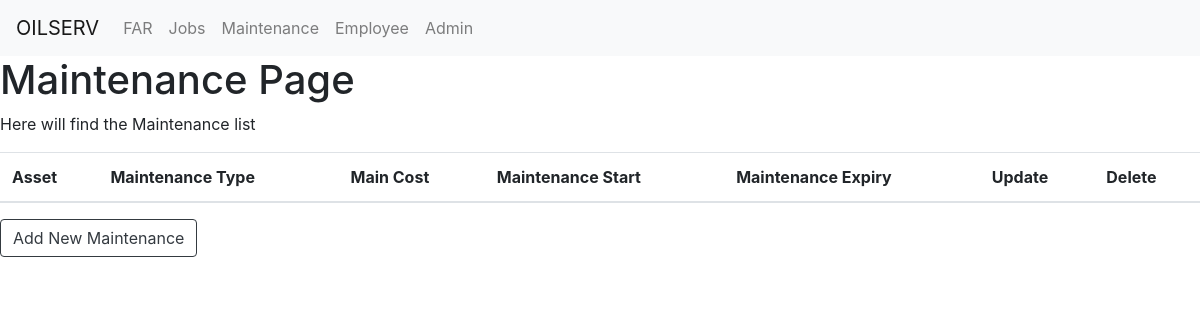
Before: /Maintenance/ with the older database file.
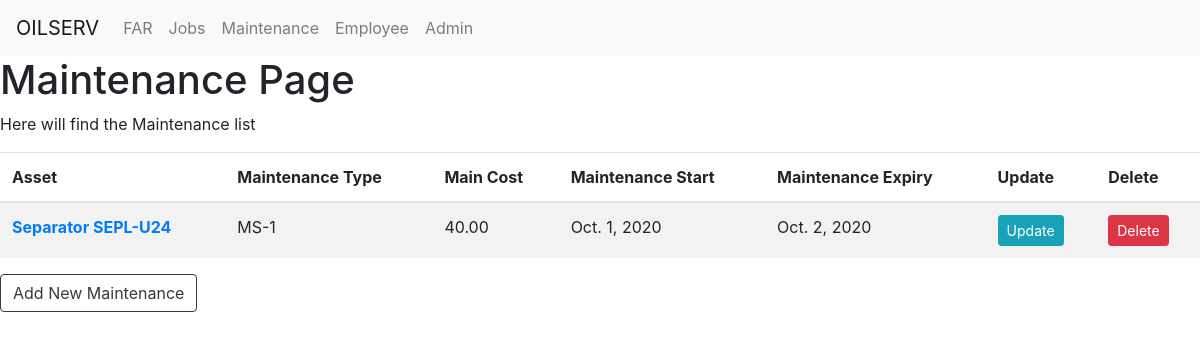
After: the same page with the newer database file.
### Maintenance/models.py (models this page shows, shortened)
class MaintenanceDB(models.Model):
    main_date_start = models.DateField( null=True)
    ms_type= models.CharField(max_length=20, null=True)
    main_date_end = models.DateField(blank=True, null=True)
    main_cost = models.DecimalField(max_digits=5, null=True,decimal_places=2,blank=True)
    expiry_date = models.DateField(blank=True, null=True)
    asset = models.ForeignKey(FAR_DB,on_delete=models.CASCADE)

### FAR/models.py (models this page shows, shortened)
class FAR_DB(models.Model):
    asset_num = models.CharField(max_length=200,unique=True, blank=False)
    serial_num = models.CharField(max_length=200,unique=True,blank=True)
    description = models.CharField(max_length=800, null=True,blank=True)
    BU = models.CharField(max_length=4,null=True,blank=True)
    BL = models.CharField(max_length=4,null=True,blank=True)
    asset_life = models.IntegerField(null=True,blank=True)
    acquisition_cost  = models.DecimalField(max_digits=10, decimal_places=2,null=True,blank=True)
    tot_dep_value  = models.DecimalField(max_digits=10, decimal_places=2,null=True,blank=True)
    nbv  = models.DecimalField(max_digits=10, decimal_places=2,null=True,blank=True)
    acquisition_date  = models.DateField(null=True,blank=True)
    equ_type = models.CharField(max_length=200,null=True,blank=True)
    temp_location = models.CharField(max_length=200, blank=True,null=True)
    def __str__(self):
        return '%s %s'% (self.equ_type ,self.serial_num )
    class Meta:
        ordering = ['equ_type']

### Maintenance/views.py (the view)
# urls.py: path('', views.MaintenanceHomePage.as_view(), name='maintenance'),
class MaintenanceHomePage(ListView):
    template_name = 'Maintenance/maintenance_page.html'
    queryset = MaintenanceDB.objects.all()
    context_object_name = 'main_all'

### Maintenance/templates/Maintenance/maintenance_page.html
{% extends 'base.html' %}
{% block body_block %}
<h1>Maintenance Page</h1>
<p>Here will find the Maintenance list </p>
<table class="table table-striped">
	<thead>
		<tr>
			<th scope="col">Asset</th>
			<th scope="col">Maintenance Type</th>
			<th scope="col">Main Cost</th>
			<th scope="col">Maintenance Start</th>
			<th scope="col">Maintenance Expiry</th>
			<th scope="col">Update</th>
			<th scope="col">Delete</th>
		</tr>
	</thead>
	<tbody>
		{% for fa in main_all  %}
		<tr>
			<th scope="row"> <a href="{% url 'maintenance_detail' pk=fa.pk  %}">{{ fa.asset }}</a></th>
			<td>{{ fa.ms_type  }}</td>
			<td>{{ fa.main_cost  }}</td>
			<td>{{ fa.main_date_start }}</td>
			<td>{{ fa.main_date_end }}</td>
			<td><a href="#" class="btn btn-info btn-sm">Update</a></td>
			<td><a href="#"class="btn btn-danger btn-sm">Delete</a></td>
		</tr>
		{% endfor %}
	</tbody>
</table >
<a class="btn btn-outline-dark" href="{% url 'maintenance_new' %}">Add New Maintenance</a>
{% endblock %}

Changed rows visible on the page:
added MaintenanceDB: asset "Separator SEPL-U24", ms_type "MS-1", main_cost "40.00", main_date_start "Oct. 1, 2020", main_date_end "Oct. 2, 2020"
